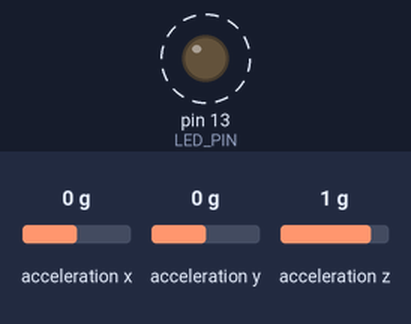
Bench run of a sketch on a simulated Arduino Uno, built with avr-gcc and run on an emulated ATmega328P. Shown: output pins drawn as LEDs (lit = HIGH). Dashed ring = blinking. The test bench sets the inputs (shaded band); at power-on: acceleration x 0 g, acceleration y 0 g, acceleration z 1 g. What the sketch prints to the serial monitor is not drawn.

Above: at 1.2 s.
1.3 s: acceleration x set to -1.4 g
2.8 s: acceleration y set to -1.4 g
5.8 s: acceleration z set to -1.4 g
8.8 s: acceleration x set to 0 g
10.3 s: acceleration x set to -0.8 g
Timing chart, 0 to 14.3 s (numbered marks = the images above; inputs shaded):
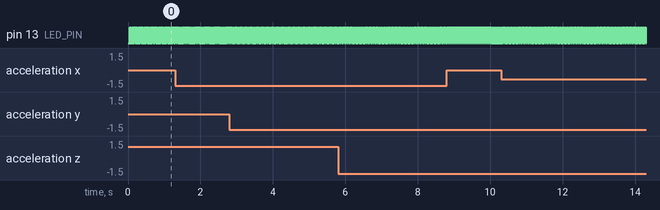

Measured:
- by itself, pin 13 (LED_PIN): alternates HIGH for 0.02 s and LOW for 0.02 s

The sketch:

adxl345_tested.ino
```cpp
#include <I2Cdev.h>

// Arduino Wire library is required if I2Cdev I2CDEV_ARDUINO_WIRE implementation
// is used in I2Cdev.h
#include "Wire.h"

// I2Cdev and ADXL345 must be installed as libraries, or else the .cpp/.h files
// for both classes must be in the include path of your project
#include "ADXL345.h"

// class default I2C address is 0x53
// specific I2C addresses may be passed as a parameter here
// ALT low = 0x53 (default for SparkFun 6DOF board)
// ALT high = 0x1D
ADXL345 accel;

int16_t ax, ay, az;

#define LED_PIN 13 // (Arduino is 13, Teensy is 6)
bool blinkState = false;

void setup() {
    // join I2C bus (I2Cdev library doesn't do this automatically)
    Wire.begin();

    // initialize serial communication
    // (38400 chosen because it works as well at 8MHz as it does at 16MHz, but
    // it's really up to you depending on your project)
    Serial.begin(9600);

    // initialize device
    Serial.println("Initializing I2C devices...");
    accel.initialize();

    // verify connection
    Serial.println("Testing device connections...");
    Serial.println(accel.testConnection() ? "ADXL345 connection successful" : "ADXL345 connection failed");

    // configure LED for output
    pinMode(LED_PIN, OUTPUT);
}

void loop() {
    // read raw accel measurements from device
    accel.getAcceleration(&ax, &ay, &az);

    // display tab-separated accel x/y/z values
    Serial.print("accel:\t");
    Serial.print(ax); Serial.print("\t");
    Serial.print(ay); Serial.print("\t");
    Serial.println(az);

    // blink LED to indicate activity
    blinkState = !blinkState;
    digitalWrite(LED_PIN, blinkState);
}
```
